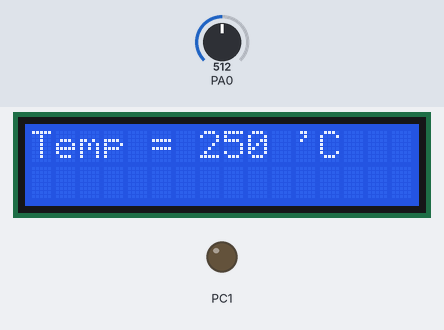
This program was run on a simulated ATmega32, CodeVisionAVR source translated, built with avr-gcc and emulated at 8 MHz. Shown: 16×2 character LCD, output pins drawn as LEDs (lit = HIGH). Wiring (inferred from the signals the program sends): character LCD (HD44780): RS PC0; E PC2; data PC4, PC5, PC6, PC7. The test bench sets the inputs (shaded band); at power-on: PA0 = 512. Pins used as bus, display or sensor lines are not drawn.

Above: at 1.3 s.
1.4 s: PA0 set to 716
At 2.1 s:
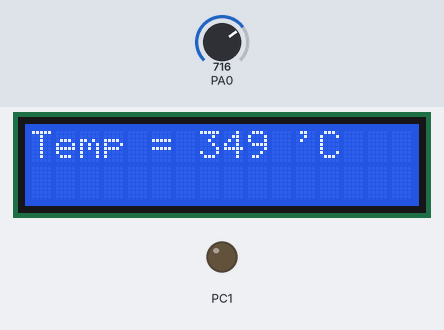
3.0 s: PA0 set to 900
At 4.1 s:
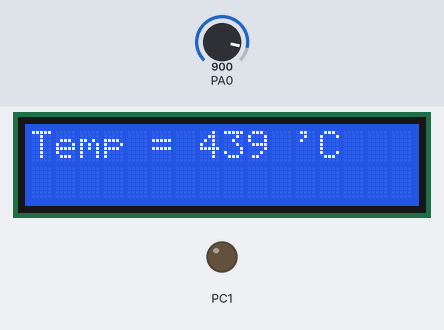
4.5 s: PA0 set to 1023
At 4.9 s:
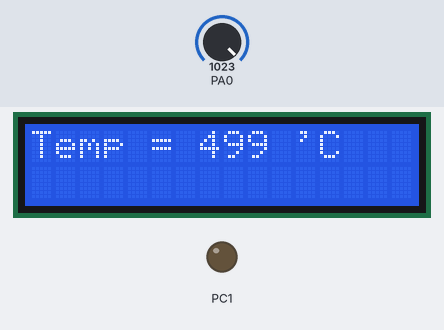
Timing chart, 0 to 7.5 s (numbered marks = the images above; inputs shaded):
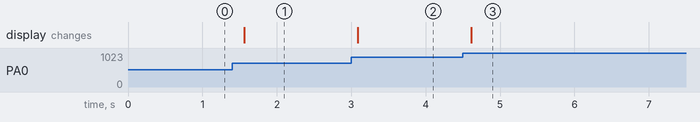

The program:

adc.c
```c
/*******************************************************
Chip type               : ATmega32
Program type            : Application
AVR Core Clock frequency: 8.000000 MHz
Memory model            : Small
External RAM size       : 0
Data Stack size         : 512
*******************************************************/

#include <mega32.h>
#include <delay.h>
#include <alcd.h>
#include <stdio.h>


#define ADC_VREF_TYPE ((0<<REFS1) | (0<<REFS0) | (0<<ADLAR))
int z ;
float  cel , F , vol;
unsigned char c[20];
void measure()
{

                ADMUX=(1<<REFS0)|(0<<REFS1);
                ADCSRA=(1<<ADPS2)|(1<<ADPS1)|(1<<ADPS0);
                ADCSRA=(1<<ADEN);
                ADMUX |=0b000;
                ADCSRA|=(1<<ADSC);
                while(!(ADCSRA & (1<<ADIF)));
                ADCSRA|=(1<<ADIF);

                vol = (3.0*ADCW)/615.0 ;

                cel = vol/0.01  ;
                z = cel/1 ;
                F = (z*1.8) + 32 ;


}

void main(void)
{
// ADC initialization
// ADC Clock frequency: 1000.000 kHz
// ADC Voltage Reference: AREF pin
// ADC Auto Trigger Source: ADC Stopped
ADMUX=ADC_VREF_TYPE;
ADCSRA=(1<<ADEN) | (0<<ADSC) | (0<<ADATE) | (0<<ADIF) | (0<<ADIE) | (0<<ADPS2) | (1<<ADPS1) | (1<<ADPS0);
SFIOR=(0<<ADTS2) | (0<<ADTS1) | (0<<ADTS0);

lcd_init(20);

while (1)
      {
            measure();
            if(PINC.0 == 1)
            {
            sprintf(c,"Temp = %4.2f 'F",F);
            }
            else
            {
            sprintf(c,"Temp = %3.0f 'C",cel);
            }
            lcd_puts(c);
            delay_ms(500);
            lcd_clear();
      }
}
```

Measured:
- after the input at 1.4 s, the display: changes after 0.16 s (image 1)
- after the input at 3.0 s, the display: changes after 0.09 s (image 2)
- after the input at 4.5 s, the display: changes after 0.11 s (image 3)
